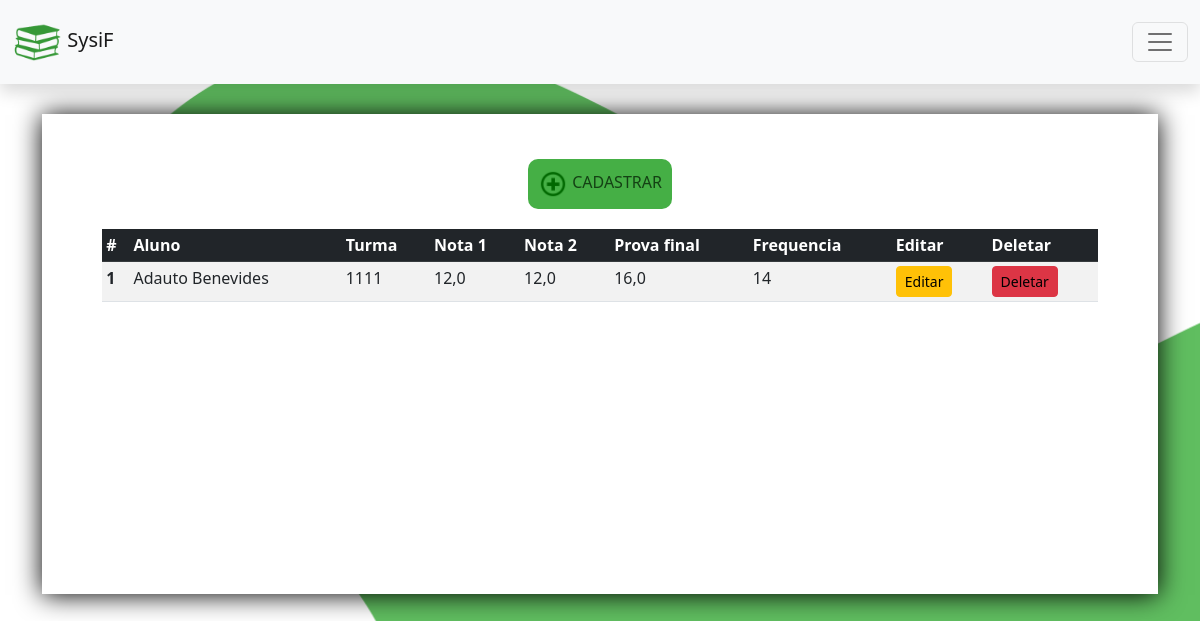
/turma/avaliacao/, run on the app's committed database.
### turma/models.py (models this page shows, shortened)
class Avaliacao(models.Model):
    id_turma = models.ForeignKey(Turma, on_delete=models.DO_NOTHING) #Durval - chave estrangeira da tabela turma
    id_aluno = models.ForeignKey(Aluno, on_delete=models.CASCADE) #Durval - chave estrangeira da tabela aluno
    nota1 = models.FloatField('Nota 1')
    nota2 = models.FloatField('Nota 2')
    provaFinal = models.FloatField('Prova final')
    frequencia = models.IntegerField('Frequência')
    class Meta:
        verbose_name = 'Avaliaçõe'
        ordering = ['id_aluno']

class Turma(models.Model):
    id_professor = models.ForeignKey(Professor, on_delete=models.DO_NOTHING) #Durval - chave estrangeira da tabela professor
    id_disciplina = models.ForeignKey(Disciplina, on_delete=models.DO_NOTHING) #Durval - chave estrangeira da tabela disciplina
    cod_turma = models.CharField('Codigo turma', max_length=250)
    semestre = models.IntegerField('Semestre')
    horario = models.TimeField('Horario')
    dia_semana = models.IntegerField('Dia da semana')
    def __str__(self):
        return self.cod_turma
    class Meta:
        verbose_name = 'Turma'
        ordering = ['cod_turma']

### professor/models.py (models this page shows, shortened)
class Pessoa(models.Model):
    nome = models.CharField('Nome', max_length=100)
    endereco = models.CharField('Endereço', max_length=250)
    telefone = models.CharField('Telefone', max_length=250)
    class Meta:
        verbose_name = 'Pessoa'
        ordering = ['nome']

### turma/views.py (the view)
# urls.py: path('avaliacao/', views.dashboard_avaliacao, name='dashboardAvaliacao'),
def dashboard_avaliacao(request):
     avaliacoes_lancadas = Avaliacao.objects.all()
     context ={
        'avaliacoes_lancadas': avaliacoes_lancadas,
     }
     return render(request, 'avaliacao_dashboard.html', context)

### turma/templates/avaliacao_dashboard.html (shortened to what this page needs)
{% extends 'base.html' %}
{% load static %}
{% load bootstrap %}
{% block content %}
    <div class="info-div">
        <a href="{% url 'turma:lancarAvaliacao' %}" class="cadastrar">
            <img src="../../static/img/cadastro_simbolo.png" alt="" width="30px">
            CADASTRAR
        </a>
    </div>
    <table class="table table-striped table-sm">
      <thead class="table-dark">
        <tr>
          <th scope="col">#</th>
          <th scope="col">Aluno</th>
          <th scope="col">Turma</th>
          <th scope="col">Nota 1</th>
          <th scope="col">Nota 2</th>
          <th scope="col">Prova final</th>
          <th scope="col">Frequencia</th>
          <th scope="col">Editar</th>
          <th scope="col">Deletar</th>
        </tr>
      </thead>
      <tbody>
        {% for item in avaliacoes_lancadas %}
        <tr>
        <th scope="row">{{ forloop.counter }}</th>
          <td>{{item.id_aluno.nome}}</td>
          <td>{{item.id_turma}}</td>
          <td>{{item.nota1}}</td>
          <td>{{item.nota2}}</td>
          <td>{{item.provaFinal}}</td>
          <td>{{item.frequencia}}</td>
          <td><a class="btn btn-sm btn-warning" href="{% url 'turma:editarAvaliacao' item.id %}">Editar</a></td>
          <td><a class="btn btn-sm btn-danger" href="{% url 'turma:deletarAvaliacao' item.id %}" onclick="return confirm('Deseja deletar essa avaliação?')">Deletar</a></td>
        {% endfor %}
        </tr>
    </tbody>
    </table>
{% endblock %}

### main/static/css/style.css (style rules this page uses)
body { background: rgb(255, 255, 255) url("../img/background.png") no-repeat left top; background-size: 1800px; }
table { margin-top: 20px; }
.list-group-item a, a:link, a:visited,a:active, a:hover { text-decoration: none; color: black; }
.btn { color: black; }
.info-div { margin: auto; display: flex; }
.info-div a, .info-div a:link, .info-div a:visited, .info-div a:active, .info-div a:hover { text-decoration: none; color: rgb(20, 65, 20); }
.cadastrar { border-radius: 10px; background-color: rgb(69, 175, 69); padding: 10px 10px; margin: auto; text-align: center; }
.cadastrar img { display: inline; }

### data on the page
Avaliacao: id_aluno.nome "Adauto Benevides", id_turma "1111", nota1 "12,0", nota2 "12,0", provaFinal "16,0", frequencia "14"
